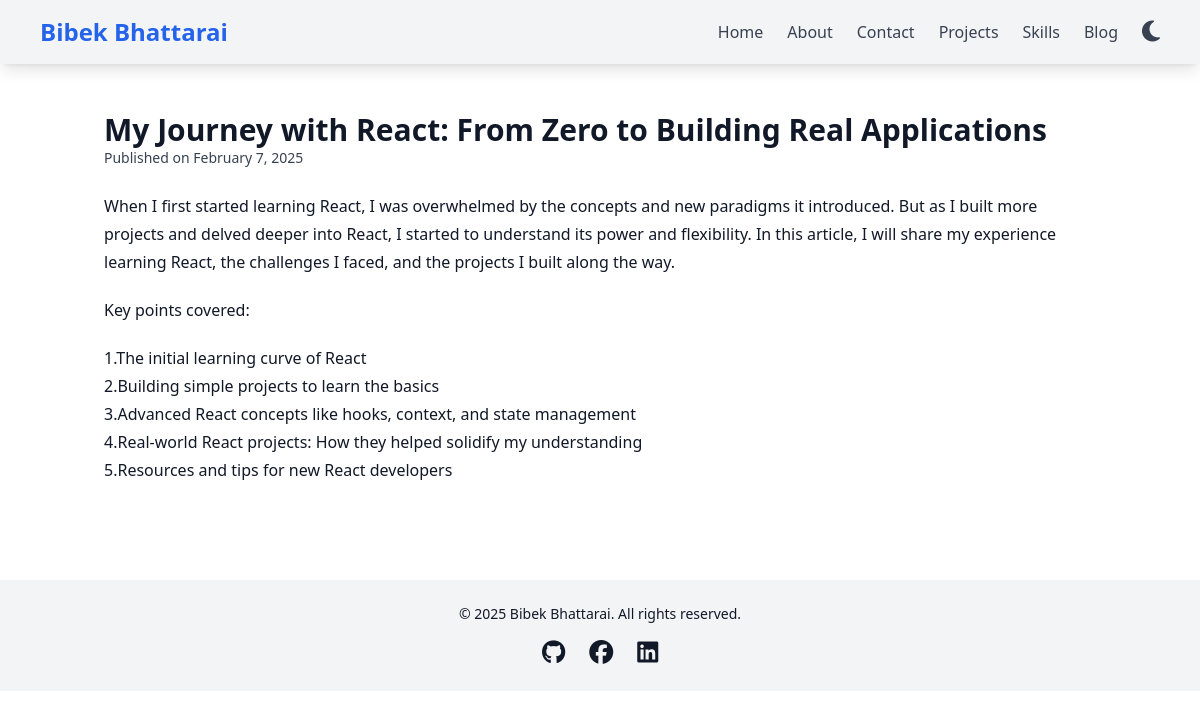
The app's page /blog/2/ with its own data.
### portfolio/models.py (models this page shows, shortened)
class Article(models.Model):
    title = models.CharField(max_length=200)
    content = models.TextField()
    date_published = models.DateTimeField(auto_now_add=True)

### portfolio/views.py (the view)
# urls.py: path('blog/<int:article_id>/', views.article_detail, name='article_detail'),
def article_detail(request, article_id):
    article = Article.objects.get(id=article_id)
    return render(request, 'portfolio/article_detail.html', {'article': article})

### portfolio/templates/portfolio/article_detail.html (shortened to what this page needs)
{% extends "layout.html" %}
{% block content %}
<div class="container mx-auto px-4 py-8">
    <h1 class="text-3xl font-bold text-gray-900 dark:text-white">{{ article.title }}</h1>
    <p class="text-gray-700 dark:text-gray-300 text-sm mb-6">Published on {{ article.date_published|date:"F j, Y" }}</p>
    <div class="prose max-w-none text-gray-900 dark:text-gray-100">
        {{ article.content|linebreaks }}
    </div>
</div>
{% endblock %}

### records on screen
Article: title "My Journey with React: From Zero to Building Real Applications", date_published "February 7, 2025", content "When I first started learning React, I was overwhelmed by the concepts and new paradigms it introduced. But as I built more projects and delved deeper into React, I started to understand its power and flexibility. In this article, I will share my experience learning React, the challenges I faced, and the projects I built along the way. Key points covered: 1.The initial learning curve of React 2.Building simple projects to learn the basics 3.Advanced React concepts like hooks, context, and state management 4.Real-world React projects: How they helped solidify my understanding 5.Resources and tips for new React developers"
